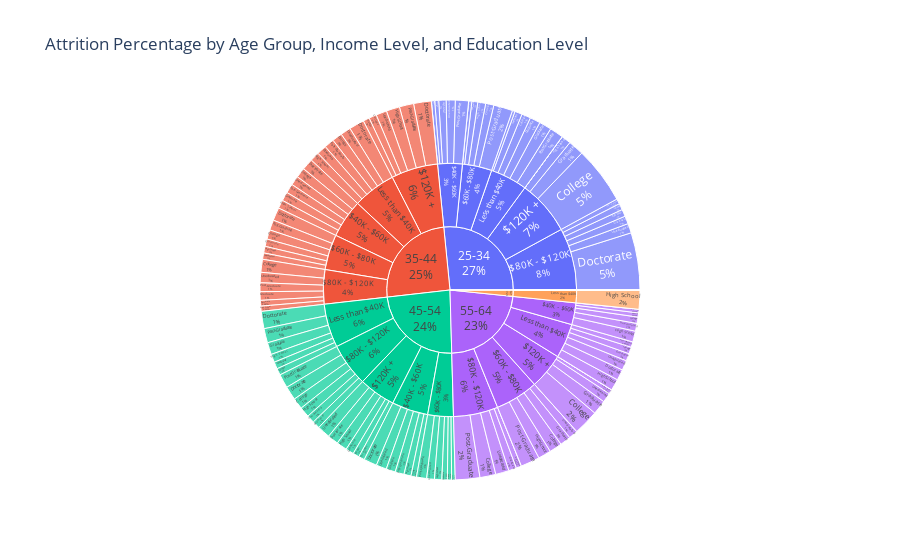

Notebook source saved alongside this figure:
### Code cell
#create a sunburst chart to show the percentage of attrited customers in each of the following categories: Age_Group, Income_Category, Education_Level
fig = px.sunburst(attrition_summary, path=['Age_Group', 'Income_Category', 'Education_Level'], values='Attrition_Percentage', title='Attrition Percentage by Age Group, Income Level, and Education Level')
fig.update_traces(textinfo='label+percent entry')
fig.show()

### Figure 1 — Plotly figure (JSON) as saved in the notebook; plotly's stock layout.template omitted (floating-point values rounded to 4 significant figures; data arrays with more than 128 entries replaced by an {"elided": "..."} marker saying what was removed)
{"data": [{"branchvalues": "total", "domain": {"x": [0, 1], "y": [0, 1]}, "hovertemplate": "labels=%{label}<br>Attrition_Percentage=%{value}<br>parent=%{parent}<br>id=%{id}<extra></extra>", "ids": {"elided": "216 str values"}, "labels": {"elided": "216 str values"}, "name": "", "parents": {"elided": "216 str values"}, "textinfo": "label+percent entry", "type": "sunburst", "values": {"elided": "216 float values"}}], "layout": {"legend": {"tracegroupgap": 0}, "title": {"text": "Attrition Percentage by Age Group, Income Level, and Education Level"}}}
